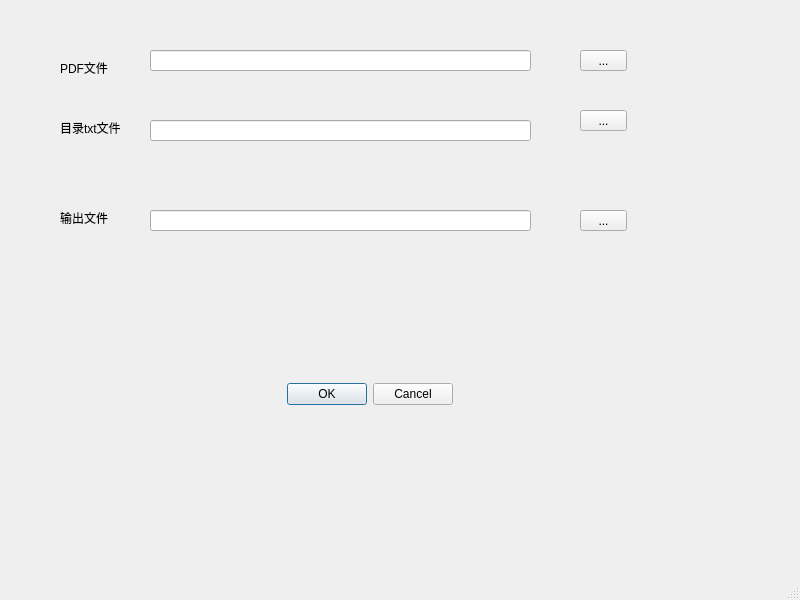
<?xml version="1.0" encoding="UTF-8"?>
<ui version="4.0">
 <class>MainWindow</class>
 <widget class="QMainWindow" name="MainWindow">
  <property name="geometry">
   <rect>
    <x>0</x>
    <y>0</y>
    <width>800</width>
    <height>600</height>
   </rect>
  </property>
  <property name="windowTitle">
   <string>MainWindow</string>
  </property>
  <widget class="QWidget" name="centralwidget">
   <widget class="QLabel" name="label">
    <property name="geometry">
     <rect>
      <x>60</x>
      <y>60</y>
      <width>72</width>
      <height>15</height>
     </rect>
    </property>
    <property name="text">
     <string>PDF文件</string>
    </property>
   </widget>
   <widget class="QLabel" name="label_2">
    <property name="geometry">
     <rect>
      <x>60</x>
      <y>120</y>
      <width>91</width>
      <height>16</height>
     </rect>
    </property>
    <property name="text">
     <string>目录txt文件</string>
    </property>
   </widget>
   <widget class="QLabel" name="label_3">
    <property name="geometry">
     <rect>
      <x>60</x>
      <y>210</y>
      <width>91</width>
      <height>16</height>
     </rect>
    </property>
    <property name="text">
     <string>输出文件</string>
    </property>
   </widget>
   <widget class="QLineEdit" name="lineEdit">
    <property name="geometry">
     <rect>
      <x>150</x>
      <y>50</y>
      <width>381</width>
      <height>21</height>
     </rect>
    </property>
   </widget>
   <widget class="QLineEdit" name="lineEdit_2">
    <property name="geometry">
     <rect>
      <x>150</x>
      <y>120</y>
      <width>381</width>
      <height>21</height>
     </rect>
    </property>
   </widget>
   <widget class="QLineEdit" name="lineEdit_3">
    <property name="geometry">
     <rect>
      <x>150</x>
      <y>210</y>
      <width>381</width>
      <height>21</height>
     </rect>
    </property>
   </widget>
   <widget class="QToolButton" name="toolButton">
    <property name="geometry">
     <rect>
      <x>580</x>
      <y>50</y>
      <width>47</width>
      <height>21</height>
     </rect>
    </property>
    <property name="text">
     <string>...</string>
    </property>
   </widget>
   <widget class="QToolButton" name="toolButton_2">
    <property name="geometry">
     <rect>
      <x>580</x>
      <y>110</y>
      <width>47</width>
      <height>21</height>
     </rect>
    </property>
    <property name="text">
     <string>...</string>
    </property>
   </widget>
   <widget class="QToolButton" name="toolButton_3">
    <property name="geometry">
     <rect>
      <x>580</x>
      <y>210</y>
      <width>47</width>
      <height>21</height>
     </rect>
    </property>
    <property name="text">
     <string>...</string>
    </property>
   </widget>
   <widget class="QDialogButtonBox" name="buttonBox">
    <property name="geometry">
     <rect>
      <x>260</x>
      <y>380</y>
      <width>193</width>
      <height>28</height>
     </rect>
    </property>
    <property name="standardButtons">
     <set>QDialogButtonBox::Cancel|QDialogButtonBox::Ok</set>
    </property>
   </widget>
  </widget>
  <widget class="QMenuBar" name="menubar">
   <property name="geometry">
    <rect>
     <x>0</x>
     <y>0</y>
     <width>800</width>
     <height>26</height>
    </rect>
   </property>
  </widget>
  <widget class="QStatusBar" name="statusbar"/>
 </widget>
 <resources/>
 <connections/>
</ui>
